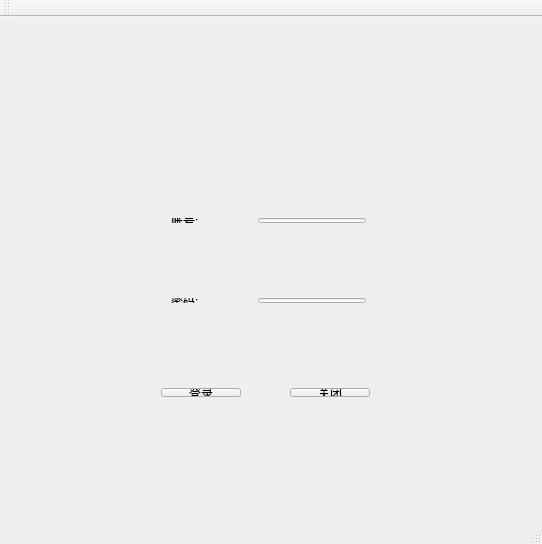
<?xml version="1.0" encoding="UTF-8"?>
<ui version="4.0">
 <class>MainWindow</class>
 <widget class="QMainWindow" name="MainWindow">
  <property name="geometry">
   <rect>
    <x>0</x>
    <y>0</y>
    <width>542</width>
    <height>544</height>
   </rect>
  </property>
  <property name="windowTitle">
   <string>MainWindow</string>
  </property>
  <widget class="QWidget" name="centralWidget">
   <widget class="QLabel" name="label">
    <property name="geometry">
     <rect>
      <x>190</x>
      <y>30</y>
      <width>131</width>
      <height>121</height>
     </rect>
    </property>
    <property name="text">
     <string/>
    </property>
    <property name="pixmap">
     <pixmap resource="resource.qrc">:/图片/xiyoulinux.png</pixmap>
    </property>
    <property name="scaledContents">
     <bool>true</bool>
    </property>
    <property name="wordWrap">
     <bool>false</bool>
    </property>
    <property name="openExternalLinks">
     <bool>false</bool>
    </property>
   </widget>
   <widget class="QWidget" name="layoutWidget">
    <property name="geometry">
     <rect>
      <x>160</x>
      <y>270</y>
      <width>217</width>
      <height>27</height>
     </rect>
    </property>
    <layout class="QHBoxLayout" name="horizontalLayout_3">
     <item>
      <widget class="QLabel" name="label_3">
       <property name="text">
        <string>密码:</string>
       </property>
      </widget>
     </item>
     <item>
      <spacer name="horizontalSpacer_2">
       <property name="orientation">
        <enum>Qt::Horizontal</enum>
       </property>
       <property name="sizeHint" stdset="0">
        <size>
         <width>40</width>
         <height>20</height>
        </size>
       </property>
      </spacer>
     </item>
     <item>
      <widget class="QLineEdit" name="lineEdit_2"/>
     </item>
    </layout>
   </widget>
   <widget class="smallwidget" name="widget" native="true">
    <property name="geometry">
     <rect>
      <x>100</x>
      <y>420</y>
      <width>351</width>
      <height>80</height>
     </rect>
    </property>
   </widget>
   <widget class="QWidget" name="">
    <property name="geometry">
     <rect>
      <x>160</x>
      <y>190</y>
      <width>217</width>
      <height>27</height>
     </rect>
    </property>
    <layout class="QHBoxLayout" name="horizontalLayout_2">
     <item>
      <widget class="QLabel" name="label_2">
       <property name="text">
        <string>账号:</string>
       </property>
      </widget>
     </item>
     <item>
      <spacer name="horizontalSpacer">
       <property name="orientation">
        <enum>Qt::Horizontal</enum>
       </property>
       <property name="sizeHint" stdset="0">
        <size>
         <width>40</width>
         <height>20</height>
        </size>
       </property>
      </spacer>
     </item>
     <item>
      <widget class="QLineEdit" name="lineEdit"/>
     </item>
    </layout>
   </widget>
   <widget class="QWidget" name="">
    <property name="geometry">
     <rect>
      <x>150</x>
      <y>360</y>
      <width>231</width>
      <height>31</height>
     </rect>
    </property>
    <layout class="QHBoxLayout" name="horizontalLayout">
     <item>
      <widget class="QPushButton" name="pushButton">
       <property name="text">
        <string>登录</string>
       </property>
      </widget>
     </item>
     <item>
      <spacer name="horizontalSpacer_3">
       <property name="orientation">
        <enum>Qt::Horizontal</enum>
       </property>
       <property name="sizeHint" stdset="0">
        <size>
         <width>40</width>
         <height>20</height>
        </size>
       </property>
      </spacer>
     </item>
     <item>
      <widget class="QPushButton" name="pushButton_2">
       <property name="text">
        <string>关闭</string>
       </property>
      </widget>
     </item>
    </layout>
   </widget>
  </widget>
  <widget class="QMenuBar" name="menuBar">
   <property name="geometry">
    <rect>
     <x>0</x>
     <y>0</y>
     <width>542</width>
     <height>28</height>
    </rect>
   </property>
  </widget>
  <widget class="QToolBar" name="mainToolBar">
   <attribute name="toolBarArea">
    <enum>TopToolBarArea</enum>
   </attribute>
   <attribute name="toolBarBreak">
    <bool>false</bool>
   </attribute>
  </widget>
  <widget class="QStatusBar" name="statusBar"/>
 </widget>
 <layoutdefault spacing="6" margin="11"/>
 <customwidgets>
  <customwidget>
   <class>smallwidget</class>
   <extends>QWidget</extends>
   <header>smallwidget.h</header>
   <container>1</container>
  </customwidget>
 </customwidgets>
 <resources>
  <include location="resource.qrc"/>
 </resources>
 <connections/>
</ui>
